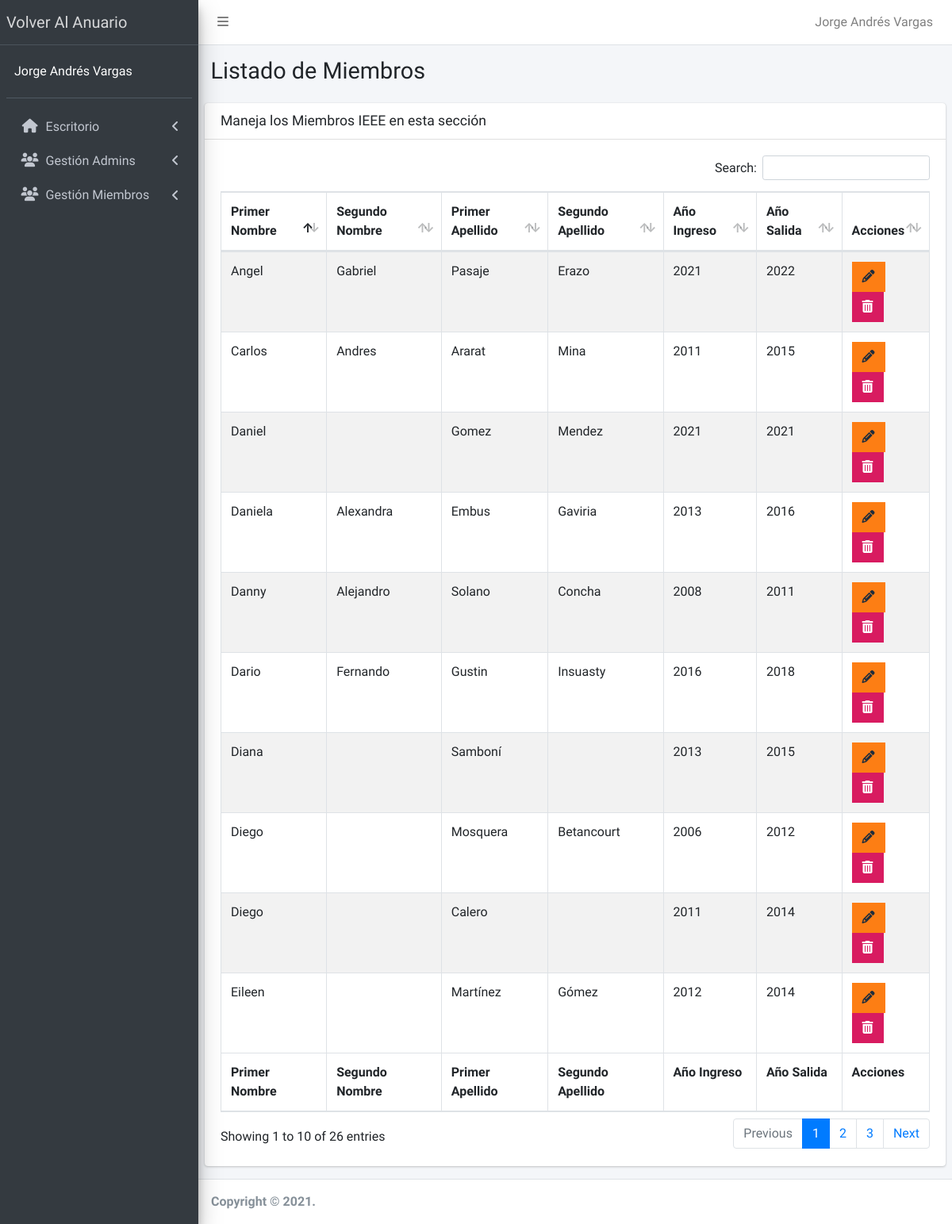
The app's page /admin/lista-miembro.php (signed in) with its own data.
### tables this page shows
CREATE TABLE `miembros` (
  `id` int(11) NOT NULL,
  `primerNombre` varchar(30) NOT NULL,
  `segundoNombre` varchar(30) DEFAULT NULL,
  `nombrePreferido` tinyint(4) NOT NULL DEFAULT 1,
  `primerApellido` varchar(30) NOT NULL,
  `segundoApellido` varchar(30) DEFAULT NULL,
  `nombreEnRama` varchar(30) NOT NULL,
  `anioIngresoRama` year(4) NOT NULL,
  `anioSalidaRama` year(4) NOT NULL,
  `correo` varchar(100) NOT NULL,
  `celular` varchar(20) NOT NULL,
  `frase` varchar(400) NOT NULL,
  `urlFoto` varchar(400) NOT NULL,
  `urlLinkedin` varchar(400) DEFAULT NULL,
  `estado` int(1) NOT NULL DEFAULT 0,
  `ocupacionActual` varchar(30) DEFAULT NULL,
  `contactos` varchar(400) DEFAULT NULL
);

### admin/lista-miembro.php (the view, shortened to what this page needs)
<?php
    include_once "../connection/db_connection.php";
    include_once 'templates/header.php';
    include_once 'templates/barra.php';
    include_once 'templates/navegacion.php';
?>
    <div class="content-wrapper">
        <section class="content-header">
            <div class="container-fluid">
                <div class="row mb-2">
                    <div class="col-sm-6">
                        <h1>Listado de Miembros</h1>
                    </div>
                </div>
            </div>
        </section>
        <section class="content">
            <div class="row">
                <div class="col-12">
                <div class="card">
                    <div class="card-header">
                    <h3 class="card-title">Maneja los Miembros IEEE en esta sección</h3>
                    </div>
                    <div class="card-body">
                    <table id="registros" class="table table-bordered table-striped">
                        <thead>
                            <tr>
                                <th>Primer Nombre</th>
                                <th>Segundo Nombre</th>
                                <th>Primer Apellido</th>
                                <th>Segundo Apellido</th>
                                <th>Año Ingreso</th>
                                <th>Año Salida</th>
                                <th>Acciones</th>
                            </tr>
                        </thead>
                        <tbody>
                            <?php
                                try {
                                    $conn = mysqli_connect($host, $user, $pw, $db);
                                    $sql = "SELECT id, primerNombre, segundoNombre, primerApellido, segundoApellido, anioIngresoRama, anioSalidaRama FROM miembros";
                                    $resultado = $conn->query($sql);
                                } catch (Exception $e) {
                                    $error = $e->getMessage();
                                    echo $error;
                                }
                                while( $miembro = $resultado->fetch_assoc() ){ ?>
                                    <tr>
                                        <td> <?php echo $miembro['primerNombre']; ?> </td>
                                        <td> <?php echo $miembro['segundoNombre']; ?> </td>
                                        <td> <?php echo $miembro['primerApellido']; ?> </td>
                                        <td> <?php echo $miembro['segundoApellido']; ?> </td>
                                        <td> <?php echo $miembro['anioIngresoRama']; ?> </td>
                                        <td> <?php echo $miembro['anioSalidaRama']; ?> </td>
                                        <td>
                                            <a href="editar-miembro.php?id=<?php echo $miembro['id']; ?>"  class="btn bg-orange btn-flat margin">
                                                <i class="fa fa-pencil"></i>
                                            </a>
                                            <a href="#" data-id="<?php echo $miembro['id']; ?>"  data-tipo="miembro" class="btn bg-maroon btn-flat margin borrar_registro">
                                                <i class="fa fa-trash"></i>
                                            </a>
                                        </td>
                                    </tr>
                                <?php } ?>
                        </tbody>
                        <tfoot>
                            <tr>
                            <th>Primer Nombre</th>
                                <th>Segundo Nombre</th>
                                <th>Primer Apellido</th>
                                <th>Segundo Apellido</th>
                                <th>Año Ingreso</th>
                                <th>Año Salida</th>
                                <th>Acciones</th>
                            </tr>
                        </tfoot>
                    </table>
                    </div>
                </div>
                </div>
            </div>
        </section>
    </div>
<?php
    include_once 'templates/footer.php';
?>

### records on screen
miembros: primerNombre "Diego", primerApellido "Mosquera", segundoApellido "Betancourt", anioIngresoRama "2006", anioSalidaRama "2012"
miembros: primerNombre "Dario", segundoNombre "Fernando", primerApellido "Gustin", segundoApellido "Insuasty", anioIngresoRama "2016", anioSalidaRama "2018"
miembros: primerNombre "Carlos", segundoNombre "Andres", primerApellido "Ararat", segundoApellido "Mina", anioIngresoRama "2011", anioSalidaRama "2015"
miembros: primerNombre "Diego", primerApellido "Calero", anioIngresoRama "2011", anioSalidaRama "2014"
miembros: primerNombre "Diana", primerApellido "Samboní", anioIngresoRama "2013", anioSalidaRama "2015"
miembros: primerNombre "Danny", segundoNombre "Alejandro", primerApellido "Solano", segundoApellido "Concha", anioIngresoRama "2008", anioSalidaRama "2011"
miembros: primerNombre "Daniela", segundoNombre "Alexandra", primerApellido "Embus", segundoApellido "Gaviria", anioIngresoRama "2013", anioSalidaRama "2016"
miembros: primerNombre "Eileen", primerApellido "Martínez", segundoApellido "Gómez", anioIngresoRama "2012", anioSalidaRama "2014"
miembros: primerNombre "Angel", segundoNombre "Gabriel", primerApellido "Pasaje", segundoApellido "Erazo", anioIngresoRama "2021", anioSalidaRama "2022"
miembros: primerNombre "Daniel", primerApellido "Gomez", segundoApellido "Mendez", anioIngresoRama "2021", anioSalidaRama "2021"

### other values on screen
$_SESSION['nombre'] "Jorge Andrés Vargas"
